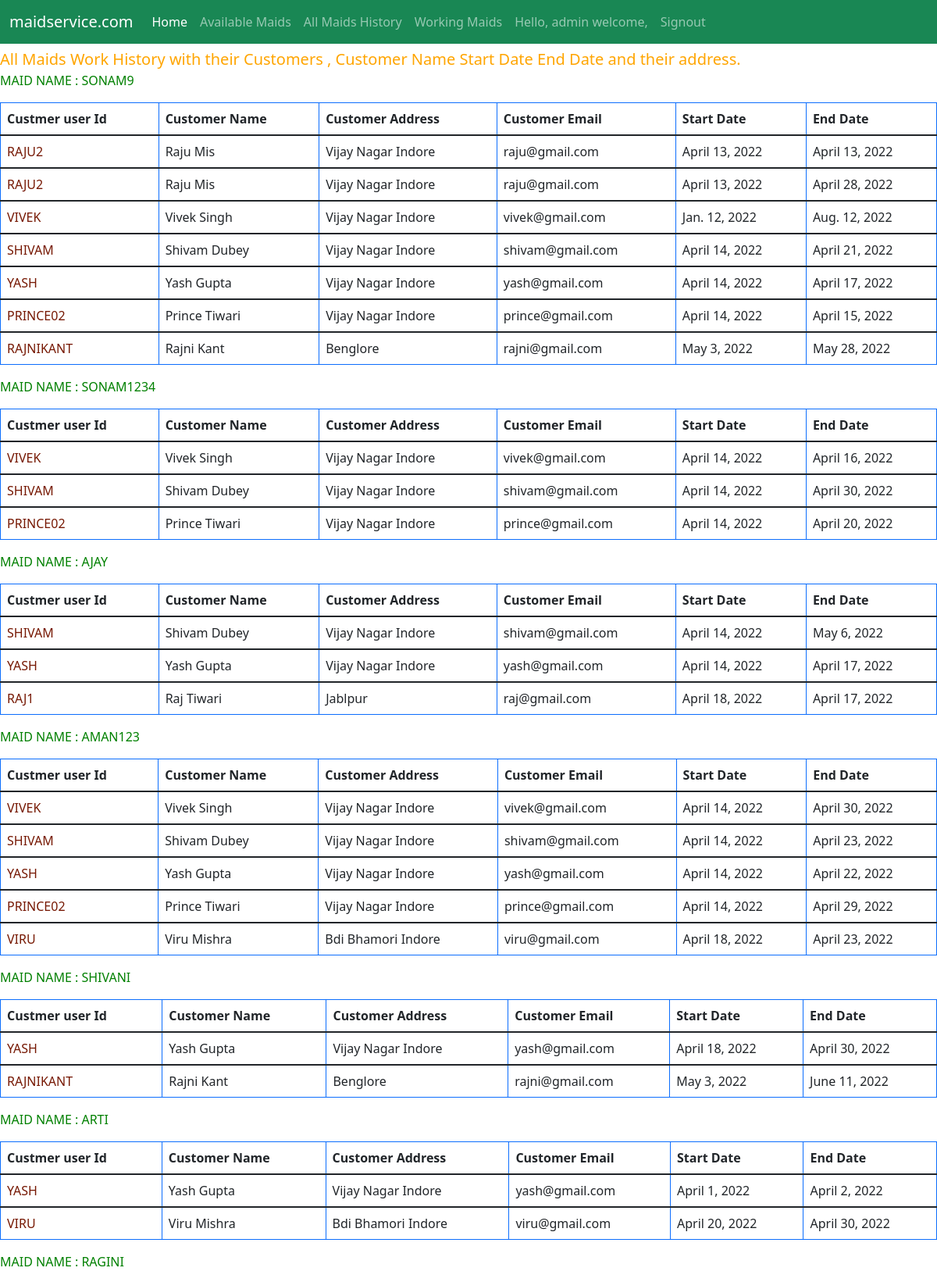
Screenshot of /maid/history/ (signed in, upper part) with the database file from the repository.
### maid/models.py (models this page shows, shortened)
class UserProfile(models.Model):
	role = [
		('customer','customer'),
		('maid','maid'),
	]
	user = models.OneToOneField(User, on_delete=models.CASCADE)
	user_role = models.CharField(max_length=30,choices = role,default='customer')
	addhar = models.IntegerField(null = True,blank = True)
	mobile_number = models.IntegerField()
	address = models.CharField(max_length=200)
	work_type  = models.CharField(max_length=30,null=True,blank = True)
	def __str__(self):
		return self.user.username

class MaidAssign(models.Model):
	user_customer = models.ForeignKey(User,on_delete=models.CASCADE,related_name = 'customer_user')
	maid_user = models.ForeignKey(User,on_delete=models.CASCADE)
	start_date = models.DateField()
	end_date = models.DateField()
	updated_date = models.DateField(null = True)
	is_working = models.BooleanField(default=False,null = True,blank = True)

### maid/views.py (the view)
# urls.py: path('history/',views.work_history_of_maid, name = 'maid_work_history'),
def work_history_of_maid(request):
	maids = UserProfile.objects.filter(user_role = 'maid')
	list_of_maid_with_customer = []
	for maid in maids:
		list_of_maid_with_customer.append({maid:maid.user.maidassign_set.all()})
	return render(request,'maid/maid_work_history.html',{'list_of_maid_with_customer':list_of_maid_with_customer})

### maid/templates/maid/maid_work_history.html (shortened to what this page needs)
{% extends "maid/base.html" %}
{% block content %}
	<div style="color : orange; font-size: 20px;">
		<marquee behavior="alternate" direction="left">All Maids Work  History with their Customers , Customer Name Start Date End Date and their address.</marquee>
	</div>
	{% for customer in list_of_maid_with_customer%}
		{% for key, value in customer.items %}
			<p style="text-transform : uppercase; color: green;">Maid Name :  {{ key }} </p>
			<table class="table table-bordered border-primary">
				<thead>
					<tr>
						<th scope="col">Custmer user Id</th>
						<th scope="col">Customer Name</th>
						<th scope="col">Customer Address </th>
						<th scope="col">Customer Email </th>
						<th scope="col">Start Date</th>
						<th scope="col">End Date</th>
					</tr>
				</thead>
				{%for customer in value%}
					{% with current_customer=customer.user_customer %}
						<tbody>
							<tr>
								<td style="text-transform: uppercase; color: #761803 ;">{{current_customer.username}} </td>
								<td style="text-transform: capitalize;">{{current_customer.first_name}}  {{current_customer.last_name}}</td>
								<td style="text-transform: capitalize;">{{current_customer.userprofile.address}} </td>
								<td>{{current_customer.email}}</td>
								<td>{{customer.start_date}}</td>
								<td>{{customer.end_date}}</td>
							</tr>
						</tbody>
					{% endwith %}
				{%endfor%}
			</table>
		{% endfor %}
	{% endfor %}
{% endblock %}

### maid/templates/maid/base.html (shortened to what this page needs)
{% load static %}
<!DOCTYPE html>
<html>
	<head>
		{% block stylesheets %}
			<link href="https://cdn.jsdelivr.net/npm/bootstrap@5.1.3/dist/css/bootstrap.min.css" rel="stylesheet">
			<link rel="stylesheet" type="text/css" href="{% static 'maid/style.css' %}">
		{% endblock stylesheets %}
	</head>
	<body>
		<div  id="navbar_nav">
			<nav class="navbar navbar-expand-lg  navbar-dark bg-success">
				<div class="container-fluid">
					<a class="navbar-brand" href="/maid/">maidservice.com</a>
					<div class="collapse navbar-collapse" id="navbarNavAltMarkup">
						<div class="navbar-nav">
							<a class="nav-link active" aria-current="page" href="/maid/">Home</a>
							{% if user.is_authenticated %}
								<a class="nav-link" href="/maid/maid_work_detail/">Available Maids</a>
								<a class="nav-link" href="/maid/history/">All Maids History</a>
								<a class="nav-link" href="/maid/workedmaid">Working Maids</a>
								<a class="nav-link"> Hello, {{ request.user.username }} welcome,  </a>
								<a class="nav-link" href="/maid/logout/">Signout</a>
							{% else %}
								<a class="nav-link" href="/maid/login/">Login</a>
								<a class="nav-link" href="/maid/signup/">Sign Up</a>
							{% endif %}
						</div>
					</div>
				</div>
			</nav>
		</div>
		<div id="content">
			{% block content %}{% endblock %}
		</div>
	</body>
</html>

### maid/static/maid/style.css (style rules this page uses)
#content { padding-bottom: 15px; padding-top: 5px; width: 100%; }

### rows the page displays
UserProfile: user.username "SONAM9"
MaidAssign: user_customer.username "RAJU2", user_customer.first_name "Raju", user_customer.last_name "Mis", user_customer.userprofile.address "Vijay Nagar Indore", user_customer.email "raju@gmail.com", start_date "April 13, 2022", end_date "April 13, 2022"
MaidAssign: user_customer.username "RAJU2", user_customer.first_name "Raju", user_customer.last_name "Mis", user_customer.userprofile.address "Vijay Nagar Indore", user_customer.email "raju@gmail.com", start_date "April 13, 2022", end_date "April 28, 2022"
MaidAssign: user_customer.username "VIVEK", user_customer.first_name "Vivek", user_customer.last_name "Singh", user_customer.userprofile.address "Vijay Nagar Indore", user_customer.email "vivek@gmail.com", start_date "Jan. 12, 2022", end_date "Aug. 12, 2022"
MaidAssign: user_customer.username "SHIVAM", user_customer.first_name "Shivam", user_customer.last_name "Dubey", user_customer.userprofile.address "Vijay Nagar Indore", user_customer.email "shivam@gmail.com", start_date "April 14, 2022", end_date "April 21, 2022"
MaidAssign: user_customer.username "YASH", user_customer.first_name "Yash", user_customer.last_name "Gupta", user_customer.userprofile.address "Vijay Nagar Indore", user_customer.email "yash@gmail.com", start_date "April 14, 2022", end_date "April 17, 2022"
MaidAssign: user_customer.username "PRINCE02", user_customer.first_name "Prince", user_customer.last_name "Tiwari", user_customer.userprofile.address "Vijay Nagar Indore", user_customer.email "prince@gmail.com", start_date "April 14, 2022", end_date "April 15, 2022"
MaidAssign: user_customer.username "RAJNIKANT", user_customer.first_name "Rajni", user_customer.last_name "Kant", user_customer.userprofile.address "Benglore", user_customer.email "rajni@gmail.com", start_date "May 3, 2022", end_date "May 28, 2022"
UserProfile: user.username "SONAM1234"
MaidAssign: user_customer.username "VIVEK", user_customer.first_name "Vivek", user_customer.last_name "Singh", user_customer.userprofile.address "Vijay Nagar Indore", user_customer.email "vivek@gmail.com", start_date "April 14, 2022", end_date "April 16, 2022"
MaidAssign: user_customer.username "SHIVAM", user_customer.first_name "Shivam", user_customer.last_name "Dubey", user_customer.userprofile.address "Vijay Nagar Indore", user_customer.email "shivam@gmail.com", start_date "April 14, 2022", end_date "April 30, 2022"
MaidAssign: user_customer.username "PRINCE02", user_customer.first_name "Prince", user_customer.last_name "Tiwari", user_customer.userprofile.address "Vijay Nagar Indore", user_customer.email "prince@gmail.com", start_date "April 14, 2022", end_date "April 20, 2022"
UserProfile: user.username "AJAY"
MaidAssign: user_customer.username "SHIVAM", user_customer.first_name "Shivam", user_customer.last_name "Dubey", user_customer.userprofile.address "Vijay Nagar Indore", user_customer.email "shivam@gmail.com", start_date "April 14, 2022", end_date "May 6, 2022"
MaidAssign: user_customer.username "YASH", user_customer.first_name "Yash", user_customer.last_name "Gupta", user_customer.userprofile.address "Vijay Nagar Indore", user_customer.email "yash@gmail.com", start_date "April 14, 2022", end_date "April 17, 2022"
MaidAssign: user_customer.username "RAJ1", user_customer.first_name "Raj", user_customer.last_name "Tiwari", user_customer.userprofile.address "Jablpur", user_customer.email "raj@gmail.com", start_date "April 18, 2022", end_date "April 17, 2022"
UserProfile: user.username "AMAN123"
MaidAssign: user_customer.username "VIVEK", user_customer.first_name "Vivek", user_customer.last_name "Singh", user_customer.userprofile.address "Vijay Nagar Indore", user_customer.email "vivek@gmail.com", start_date "April 14, 2022", end_date "April 30, 2022"
MaidAssign: user_customer.username "SHIVAM", user_customer.first_name "Shivam", user_customer.last_name "Dubey", user_customer.userprofile.address "Vijay Nagar Indore", user_customer.email "shivam@gmail.com", start_date "April 14, 2022", end_date "April 23, 2022"
MaidAssign: user_customer.username "YASH", user_customer.first_name "Yash", user_customer.last_name "Gupta", user_customer.userprofile.address "Vijay Nagar Indore", user_customer.email "yash@gmail.com", start_date "April 14, 2022", end_date "April 22, 2022"
MaidAssign: user_customer.username "PRINCE02", user_customer.first_name "Prince", user_customer.last_name "Tiwari", user_customer.userprofile.address "Vijay Nagar Indore", user_customer.email "prince@gmail.com", start_date "April 14, 2022", end_date "April 29, 2022"
MaidAssign: user_customer.username "VIRU", user_customer.first_name "Viru", user_customer.last_name "Mishra", user_customer.userprofile.address "Bdi Bhamori Indore", user_customer.email "viru@gmail.com", start_date "April 18, 2022", end_date "April 23, 2022"
UserProfile: user.username "SHIVANI"
MaidAssign: user_customer.username "YASH", user_customer.first_name "Yash", user_customer.last_name "Gupta", user_customer.userprofile.address "Vijay Nagar Indore", user_customer.email "yash@gmail.com", start_date "April 18, 2022", end_date "April 30, 2022"
MaidAssign: user_customer.username "RAJNIKANT", user_customer.first_name "Rajni", user_customer.last_name "Kant", user_customer.userprofile.address "Benglore", user_customer.email "rajni@gmail.com", start_date "May 3, 2022", end_date "June 11, 2022"
UserProfile: user.username "ARTI"
MaidAssign: user_customer.username "YASH", user_customer.first_name "Yash", user_customer.last_name "Gupta", user_customer.userprofile.address "Vijay Nagar Indore", user_customer.email "yash@gmail.com", start_date "April 1, 2022", end_date "April 2, 2022"
MaidAssign: user_customer.username "VIRU", user_customer.first_name "Viru", user_customer.last_name "Mishra", user_customer.userprofile.address "Bdi Bhamori Indore", user_customer.email "viru@gmail.com", start_date "April 20, 2022", end_date "April 30, 2022"
UserProfile: user.username "RAGINI"

### other values shown
{{ request.user.username }} "admin"
